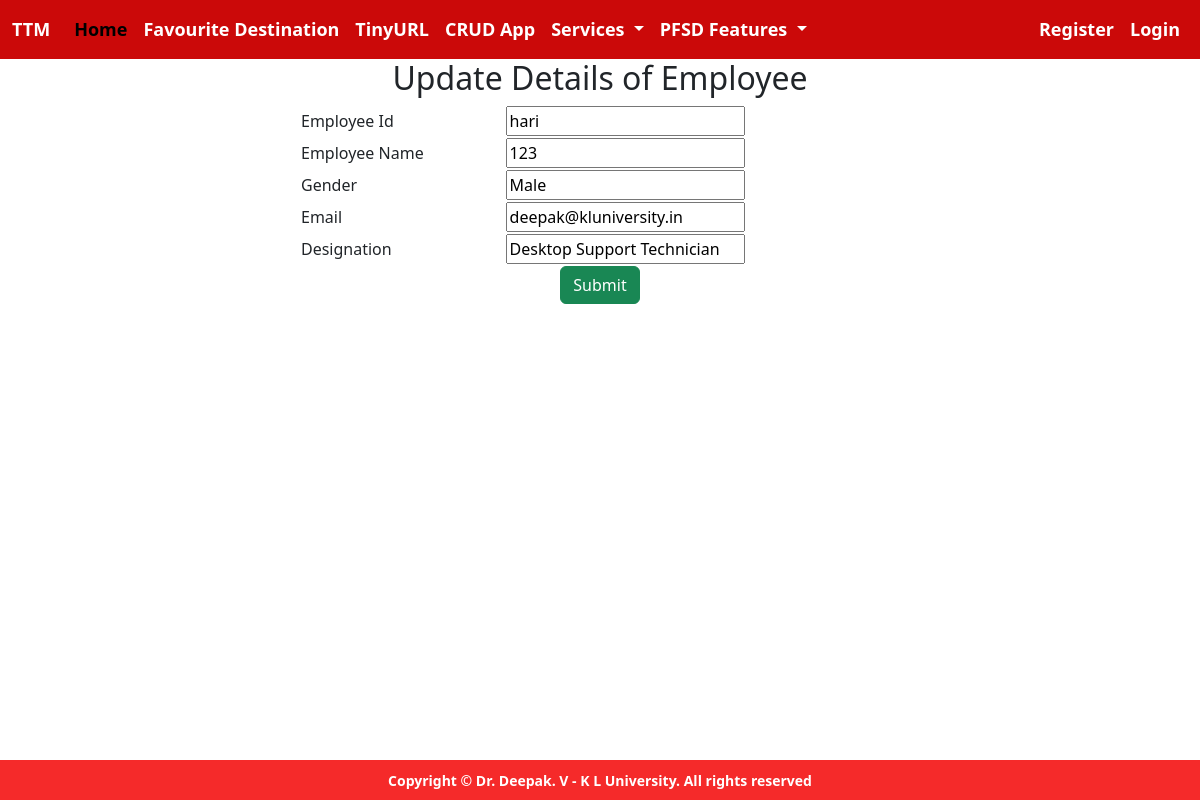
Screenshot of /app/edit/4 with the database file from the repository.
### crud_app/models.py (models this page shows)
class Employee(models.Model):
    EmpId = models.CharField(max_length=3)
    EmpName = models.CharField(max_length=200)
    EmpGender = models.CharField(max_length=10)
    EmpEmail = models.EmailField()
    EmpDesignation = models.CharField(max_length=150)
    class Meta:
        db_table="Employee"

### crud_app/views.py (the view, shortened to what this page needs)
# urls.py: path('edit/<int:pk>', views.edit_emp, name='edit-emp'),
def edit_emp(request,pk):
    employees = Employee.objects.get(id=pk)
    context = {
        'employees': employees,
    }
    return render(request,'edit.html',context)

### templates/edit.html (shortened to what this page needs)
{% extends 'Navbar.html' %}
{% block body %}
    <h2 style="text-align:center"> Update Details of Employee </h2>
    <form method="POST">
        <table style="width:50%" align="center">
            <tr>
                <td>Employee Id</td>
                <td><input type="text" value="{{ employees.EmpId }}" name="EmpId"></td>
            </tr>
            <tr>
                <td>Employee Name</td>
                <td><input type="text" value="{{ employees.EmpName }}" name="EmpName"></td>
            </tr>
            <tr>
                <td>Gender</td>
                <td><input type="text" value="{{ employees.EmpGender }}" name="EmpGender"></td>
            </tr>
            <tr>
                <td>Email</td>
                <td><input type="email" value="{{ employees.EmpEmail }}" name="EmpEmail"></td>
            </tr>
            <tr>
                <td>Designation</td>
                <td><input type="text" value="{{ employees.EmpDesignation }}" name="EmpDesignation"></td>
            </tr>
            <tr>
                <td colspan="2" align="center"><input type="submit" class="btn btn-success"></td>
            </tr>
        </table>
    </form>
{% endblock %}

### rows the page displays
Employee: EmpId "hari", EmpName "123", EmpGender "Male", EmpEmail "deepak@kluniversity.in", EmpDesignation "Desktop Support Technician"
